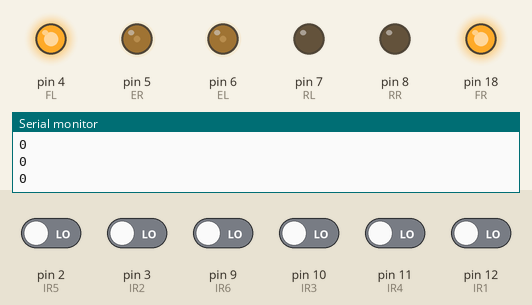
This sketch was run on a simulated Arduino Uno, built with avr-gcc and run on an emulated ATmega328P. Shown: output pins drawn as LEDs (lit = HIGH), the last lines printed to the serial monitor. The inputs (shaded band) are chosen by the test bench; at power-on: pin 2 (IR5), pin 3 (IR2), pin 9 (IR6), pin 10 (IR3), pin 11 (IR4), pin 12 (IR1) LOW.

Above: at 1.2 s.
1.3 s: pin 2 (IR5) driven HIGH
At 1.6 s:
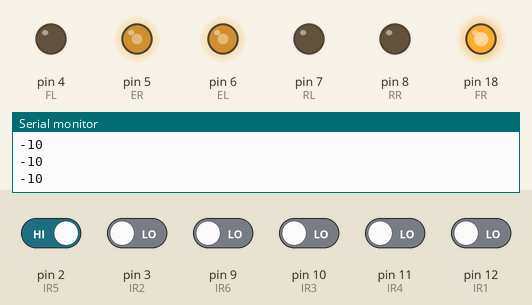
2.8 s: pin 2 (IR5) driven LOW and pin 3 (IR2) driven HIGH
At 4.0 s:
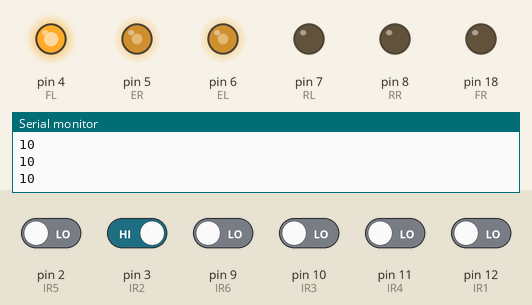
4.3 s: pin 9 (IR6) driven HIGH
At 5.2 s:
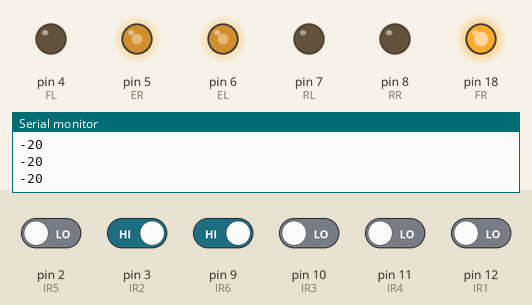
5.8 s: pin 9 (IR6) driven LOW
At 6.2 s:
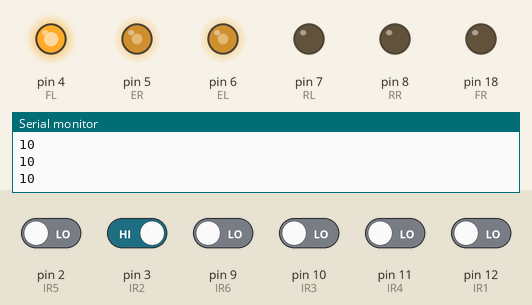
Timing chart, 0 to 8.3 s (numbered marks = the images above; inputs shaded):
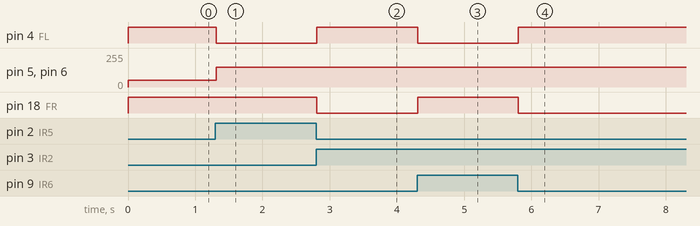

The sketch:

line_following_code.ino
```cpp
int EL=6; // left motor enable pin
int ER=5; // right motor enable pin
int FL=4; // left motor forward pin
int RL=7; // left motor reverse pin
int FR=18; // right motor forward pin
int RR=8;  // right mootr reverse pin

int IR1=12; // IR sensor 1st
int IR2=3;  // IR sensor 2nd
int IR3=10; // IR sensor 3rd
int IR4=11; // IR sensor 4th
int IR5=2;  // IR sensor 5th
int IR6=9;  // IR sensor 6th

int val1, val2, val3, val4, val5, val6; // IR sensors value

int error=0;

void setup() {
  pinMode(EL,OUTPUT); // motor pins set as output
  pinMode(ER,OUTPUT);
  pinMode(FL,OUTPUT);
  pinMode(RL,OUTPUT);
  pinMode(FR,OUTPUT);
  pinMode(RR,OUTPUT);

   pinMode(IR1,INPUT); // IR pins set as input
   pinMode(IR2,INPUT);
   pinMode(IR3,INPUT);
   pinMode(IR4,INPUT);
   pinMode(IR5,INPUT);
   pinMode(IR6,INPUT);

  Serial.begin(9600);
}

void loop() {
  val1 = digitalRead(IR1);
  val2 = digitalRead(IR2);
  val3 = digitalRead(IR3);
  val4 = digitalRead(IR4);
  val5 = digitalRead(IR5);
  val6 = digitalRead(IR6);
  /*
  Serial.print(val1);
  Serial.print("--");
  Serial.print(val2);
  Serial.print("--");
  Serial.print(val3);
  Serial.print("--");
  Serial.print(val4);
  Serial.print("--");
  Serial.print(val5);
  Serial.print("--");
  Serial.print(val6);
  */

  if (val1==HIGH){
  error = 20;
}
if (val2==HIGH){
  error = 10;
}
if (val3==HIGH){
  error = 0;
}
if (val4==HIGH){
  error = 0;
}
if (val5==HIGH){
  error = -10;
}
if (val6==HIGH){
  error = -20;
}


Serial.println(error);


if (error < 0){
  left_turn();
}

if (error > 0){
  right_turn();
}


if (error == 0){
 forward();
}

Serial.println(error);
}

void forward(){

    analogWrite(EL, 50);
   analogWrite(ER, 50);
    digitalWrite(FL, HIGH);
   digitalWrite(FR, HIGH);
   digitalWrite(RR, LOW);
   digitalWrite(RL, LOW);
   delay(10);


}


void left_turn(){

   analogWrite(EL, 150);
   analogWrite(ER, 150);
    digitalWrite(FR, HIGH);
   digitalWrite(RL, LOW);
   digitalWrite(RR, LOW);
   digitalWrite(FL, LOW);

}


void right_turn(){

   analogWrite(EL, 150);
   analogWrite(ER, 150);
    digitalWrite(FR, LOW);
   digitalWrite(RL, LOW);
   digitalWrite(RR, LOW);
   digitalWrite(FL, HIGH);
}
```

Measured:
- after the input at 1.3 s, pin 4 (FL): HIGH → LOW at once; pin 5 (ER), pin 6 (EL): 50/255 → 150/255 at once
- after the input at 2.8 s, pin 4 (FL): LOW → HIGH at once; pin 18 (FR): HIGH → LOW at once
- after the input at 4.3 s, pin 4 (FL): HIGH → LOW at once; pin 18 (FR): LOW → HIGH at once
- after the input at 5.8 s, pin 4 (FL): LOW → HIGH at once; pin 18 (FR): HIGH → LOW at once
